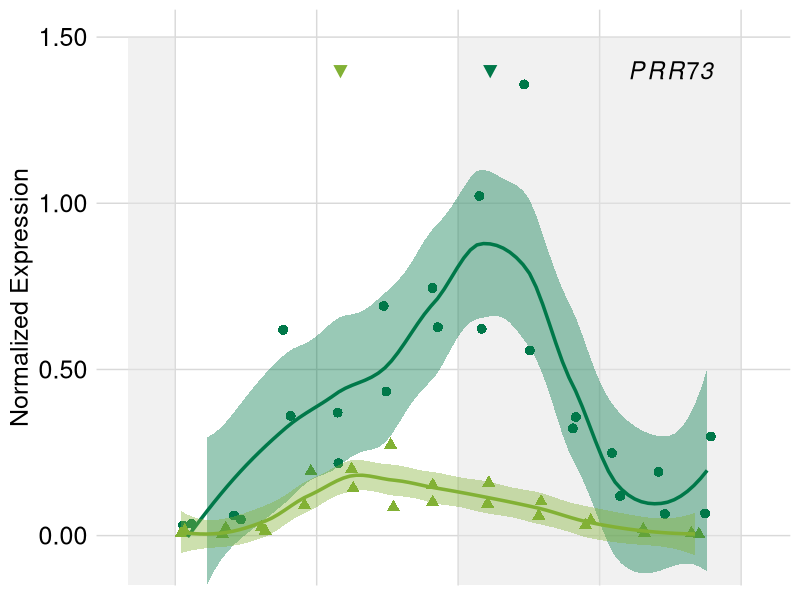
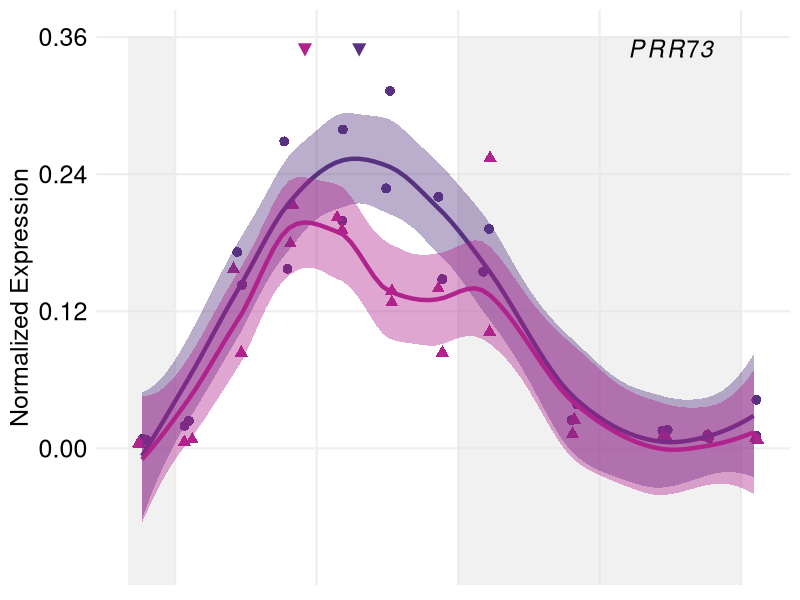
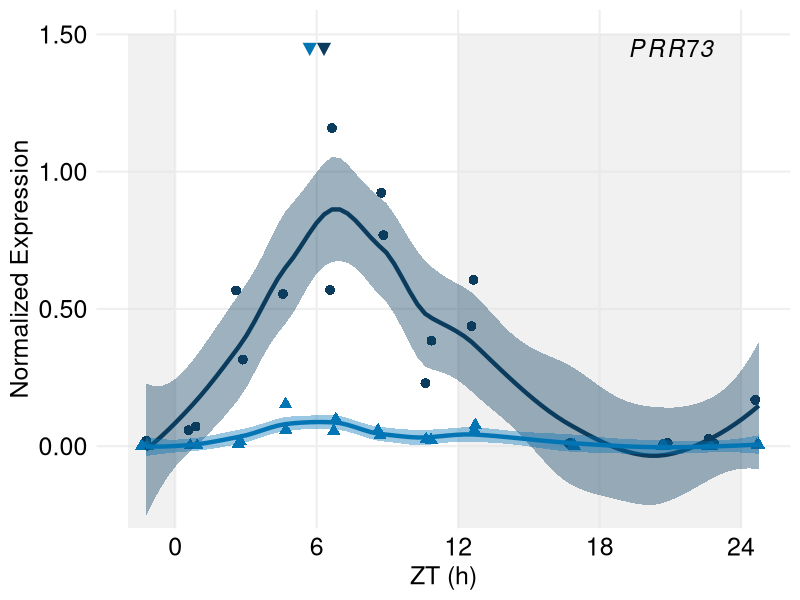
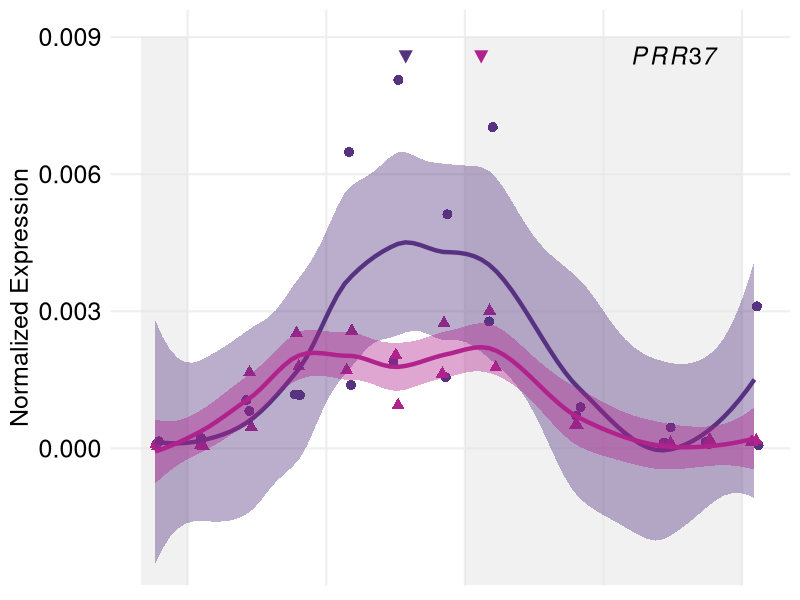
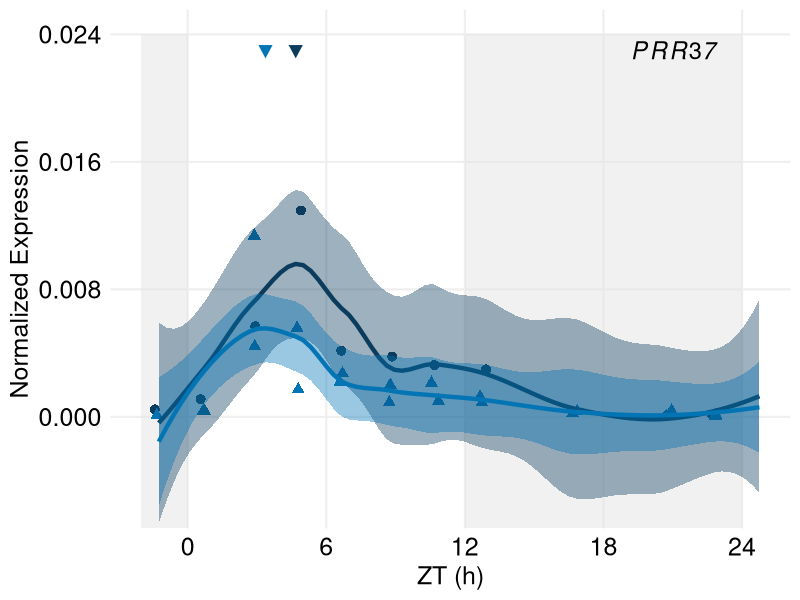
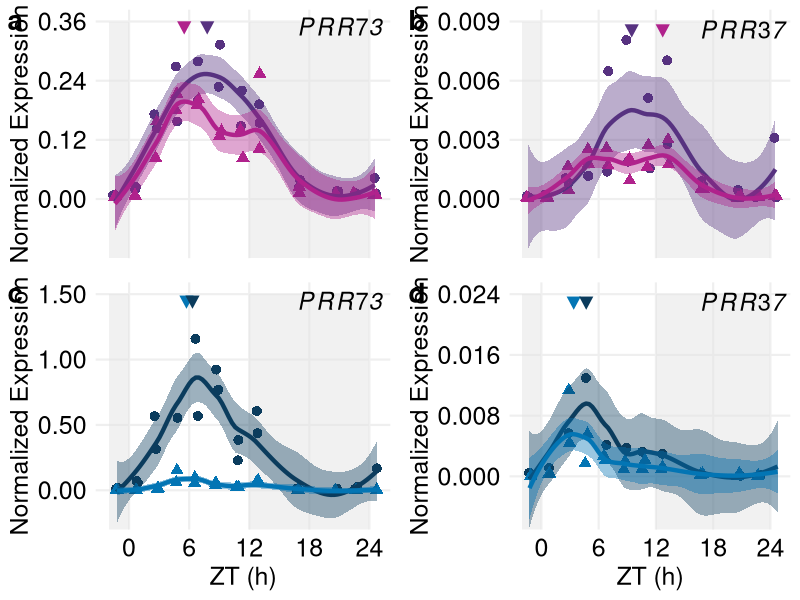

The R source for these figures, in order:
library(pcaMethods)
library(ggplot2)
library(scales)
library(reshape2)
library(cowplot)
theme_set(theme_minimal_grid())
library(png)
library(grid)
library(RColorBrewer)

#exportar 1100 x 800

C1 <- "#007849"
C2 <- "#82b135"
C1_line = "solid"
C2_line = "solid"
C5_line = "solid"
C6_line = "solid"
C5 <- "#573280"
C6 <- "#b0228c"
C3_line = "solid"
C4_line = "solid"
C3 <- "#0B3C5D"
C4 <- "#0375B4"


sugarcane4mo9mo_PRR73_timecourses <- read.csv("FigureS11_4mo9mo_PRR73.txt", sep="\t")
sugarcane4mo9mo_PRR73 <- ggplot(data=sugarcane4mo9mo_PRR73_timecourses, aes(x=CT, y=PRR73, group=Campo, linetype=Campo)) +
  annotate("rect", xmin = -2, xmax = 0, ymin = -0.15, ymax = 1.5, alpha = .5, fill = "#e3e3e3")+
  annotate("rect", xmin = 12, xmax = 24, ymin = -0.15, ymax = 1.5, alpha = .5, fill = "#e3e3e3")+
  geom_jitter(aes(col=Campo, shape = Campo),position=position_jitter(0.2), size = 3) +
  #(aes(group = Campo, colour = Campo, fill=Campo, linetype=Campo, outfit=fit2<<-..y..),method="loess",  span = 0.5, size = 1.2)+
  stat_smooth(aes(group = Campo, colour = Campo, fill=Campo, outfit=fit2<<-..y..),method="loess",  span = 0.5, size = 1.2)+
  scale_colour_manual(values=c(C1, C2))+
  scale_fill_manual(values=c(C1, C2))+
  scale_linetype_manual(values=c(C1_line, C2_line)) +
  annotate("text", x = 13.35, y = 1.4, label = "\u25bc", size = 6, colour=C1)+
  annotate("text", x = 7.00, y = 1.4, label = "\u25bc", size = 6, colour=C2)+
  annotate("text", x = 21, y = 1.4, label = "italic(PRR73)", size = 6, parse=TRUE)+
  scale_x_continuous(breaks=seq(0,24,6), name="ZT (h)", limits=c(-2, 24.75))+
  scale_y_continuous(breaks=seq(0,1.5,0.5), name="Normalized Expression", limits=c(-0.15,1.5), labels = scales::number_format(accuracy = 0.01), expand = expansion(mult = c(0, 0.05)))+
  #theme_minimal_grid() +
  theme(panel.grid.major = element_line(colour = "#efefef"), 
        text = element_text(size=18), 
        axis.ticks = element_blank(),
        axis.line = element_blank(),
        #axis.text.x = element_text(size=18),
        axis.text.x = element_blank(),
        axis.title.x = element_blank(),
        axis.text.y = element_text(size=18),
        #axis.text.y = element_blank(),
        #axis.title.y = element_blank(),
        legend.position = "none",
        legend.title = element_blank())+
  background_grid()
sugarcane4mo9mo_PRR73

#method to identify the peak and though of the smoothed fit in C1
fit2 <- data.frame(fit2)
fit3 <- fit2[1:80, ]
fit4 <- fit2[81:160, ]
fit5 <- cbind(fit3, fit4)
fit5 <- data.frame(fit5)
maxC10 <- data.frame(which(fit5 == max(fit5$fit3), arr.ind=TRUE))
maxC1 <- ((maxC10$row-1)*25.96/79)-1.44
maxC20 <- data.frame(which(fit5 == max(fit5$fit4), arr.ind=TRUE))
maxC2 <- ((maxC20$row-1)*26.18/79)-1.95
minC10 <- data.frame(which(fit5 == min(fit5$fit3), arr.ind=TRUE))
minC1 <- ((minC10$row-1)*25.96/79)-1.44
minC20 <- data.frame(which(fit5 == min(fit5$fit4), arr.ind=TRUE))
minC2 <- ((minC20$row-1)*26.18/79)-1.95
FinalMaxMin <- cbind(maxC1, minC1, maxC2, minC2)
round(FinalMaxMin)



EW_PRR73_timecourses <- read.csv("FigureS11_EW_PRR73.txt", sep="\t")
EW_PRR73 <- ggplot(data=EW_PRR73_timecourses, aes(x=CT, y=PRR73, group=Campo, linetype=Campo)) +
  annotate("rect", xmin = -2, xmax = 0, ymin = -0.12, ymax = 0.36, alpha = .5, fill = "#e3e3e3")+
  annotate("rect", xmin = 12, xmax = 24, ymin = -0.12, ymax = 0.36, alpha = .5, fill = "#e3e3e3")+
  geom_jitter(aes(col=Campo, shape = Campo),position=position_jitter(0.2), size = 3) +
  stat_smooth(aes(group = Campo, colour = Campo, fill=Campo, outfit=fit2<<-..y..),method="loess",  span = 0.5, size = 1.5)+
  scale_colour_manual(values=c(C5, C6))+
  scale_fill_manual(values=c(C5, C6))+
  scale_linetype_manual(values=c(C5_line, C6_line)) +
  annotate("text", x = 7.79, y = 0.35, label = "\u25bc", size = 6, colour=C5)+
  annotate("text", x = 5.49, y = 0.35, label = "\u25bc", size = 6, colour=C6)+
  annotate("text", x = 21, y = 0.35, label = "italic(PRR73)", size = 6, parse=TRUE)+
  scale_x_continuous(breaks=seq(0,24,6), name="ZT (h)", limits=c(-2, 24.75))+
  scale_y_continuous(breaks=seq(0,0.36,0.12), name="Normalized Expression", limits=c(-0.12,0.36), labels = scales::number_format(accuracy = 0.01), expand = expansion(mult = c(0, 0.05)))+
  theme(panel.grid.major = element_line(colour = "#efefef", size = 0.75), 
        text = element_text(size=18), 
        axis.ticks = element_blank(),
        axis.line = element_blank(),
        #axis.text.x = element_text(size=18),
        axis.text.x = element_blank(),
        axis.title.x = element_blank(),
        axis.text.y = element_text(size=18),
        #axis.text.y = element_blank(),
        #axis.title.y = element_blank(),
        legend.position = "none",
        legend.title = element_blank()
  )
EW_PRR73

#method to identify the peak and though of the smoothed fit in C3
fit2 <- data.frame(fit2)
fit3 <- fit2[1:80, ]
fit4 <- fit2[81:160, ]
fit5 <- cbind(fit3, fit4)
fit5 <- data.frame(fit5)
maxFS0 <- data.frame(which(fit5 == max(fit5$fit3), arr.ind=TRUE))
maxFS <- ((maxFS0$row-1)*25.95/79)-1.41
maxAS0 <- data.frame(which(fit5 == max(fit5$fit4), arr.ind=TRUE))
maxAS <- ((maxAS0$row-1)*25.95/79)-1.41
minFS0 <- data.frame(which(fit5 == min(fit5$fit3), arr.ind=TRUE))
minFS <- ((minFS0$row-1)*25.95/79)-1.41
minAS0 <- data.frame(which(fit5 == min(fit5$fit4), arr.ind=TRUE))
minAS <- ((minAS0$row-1)*25.95/79)-1.41
FinalMaxMin <- cbind(maxFS, minFS, maxAS, minAS)
round(FinalMaxMin)



muro_PRR73_timecourses <- read.csv("FigureS11_muro_PRR73.txt", sep="\t")
muro_PRR73_timecourses$Campo = factor(muro_PRR73_timecourses$Campo, levels=c("before the wall", "after the wall"))
muro_PRR73 <- ggplot(data=muro_PRR73_timecourses, aes(x=CT, y=PRR73, group=Campo, linetype=Campo)) +
  annotate("rect", xmin = -2, xmax = 0, ymin = -0.3, ymax = 1.5, alpha = .5, fill = "#e3e3e3")+
  annotate("rect", xmin = 12, xmax = 24, ymin = -0.3, ymax = 1.5, alpha = .5, , fill = "#e3e3e3")+
  geom_jitter(aes(col=Campo, shape = Campo),position=position_jitter(0.2), size = 3) +
  stat_smooth(aes(group = Campo, colour = Campo, fill=Campo, outfit=fit2<<-..y..),method="loess",  span = 0.5, size = 1.5)+
  scale_colour_manual(values=c(C3, C4))+
  scale_fill_manual(values=c(C3, C4))+
  scale_linetype_manual(values=c(C3_line, C4_line)) +
  annotate("text", x = 5.7, y = 1.45, label = "\u25bc", size = 6, colour=C4)+
  annotate("text", x = 6.3, y = 1.45, label = "\u25bc", size = 6, colour=C3)+
  annotate("text", x = 21, y = 1.45, label = "italic(PRR73)", size = 6, parse=TRUE)+
  scale_x_continuous(breaks=seq(0,24,6), name="ZT (h)", limits=c(-2, 24.75))+
  scale_y_continuous(breaks=seq(0,1.5,0.5), name="Normalized Expression", limits=c(-0.3,1.5), labels = scales::number_format(accuracy = 0.01), expand = expansion(mult = c(0, 0.05)))+
  theme(panel.grid.major = element_line(colour = "#efefef", size = 0.75), 
        text = element_text(size=18), 
        axis.ticks = element_blank(),
        axis.line = element_blank(),
        axis.text.x = element_text(size=18),
        #axis.text.x = element_blank(),
        #axis.title.x = element_blank(),
        axis.text.y = element_text(size=18),
        #axis.text.y = element_blank(),
        #axis.title.y = element_blank(),
        legend.position = "none",
        legend.title = element_blank()
  )
muro_PRR73

#method to identify the peak and though of the smoothed fit in C3
fit2 <- data.frame(fit2)
fit3 <- fit2[1:40, ]
fit4 <- fit2[81:120, ]
fit5 <- cbind(fit3, fit4)
fit5 <- data.frame(fit5)
maxFS0 <- data.frame(which(fit5 == max(fit5$fit3), arr.ind=TRUE))
maxFS <- ((maxFS0$row-1)*26/79)-1.25
maxAS0 <- data.frame(which(fit5 == max(fit5$fit4), arr.ind=TRUE))
maxAS <- ((maxAS0$row-1)*26/79)-1.25
minFS0 <- data.frame(which(fit5 == min(fit5$fit3), arr.ind=TRUE))
minFS <- ((minFS0$row-1)*26/79)-1.25
minAS0 <- data.frame(which(fit5 == min(fit5$fit4), arr.ind=TRUE))
minAS <- ((minAS0$row-1)*26/79)-1.25
FinalMaxMin <- cbind(maxFS, minFS, maxAS, minAS)
round(FinalMaxMin)


EW_PRR37_timecourses <- read.csv("FigureS11_EW_PRR37.txt", sep="\t")
EW_PRR37 <- ggplot(data=EW_PRR37_timecourses, aes(x=CT, y=PRR37, group=Campo, linetype=Campo)) +
  annotate("rect", xmin = -2, xmax = 0, ymin = -0.003, ymax = 0.009, alpha = .5, fill = "#e3e3e3")+
  annotate("rect", xmin = 12, xmax = 24, ymin = -0.003, ymax = 0.009, alpha = .5, fill = "#e3e3e3")+
  geom_jitter(aes(col=Campo, shape = Campo),position=position_jitter(0.2), size = 3) +
  stat_smooth(aes(group = Campo, colour = Campo, fill=Campo, outfit=fit2<<-..y..),method="loess",  span = 0.5, size = 1.5)+
  scale_colour_manual(values=c(C5, C6))+
  scale_fill_manual(values=c(C5, C6))+
  scale_linetype_manual(values=c(C5_line, C6_line)) +
  annotate("text", x = 9.43, y = 0.0086, label = "\u25bc", size = 6, colour=C5)+
  annotate("text", x = 12.7, y = 0.0086, label = "\u25bc", size = 6, colour=C6)+
  annotate("text", x = 21, y = 0.0086, label = "italic(PRR37)", size = 6, parse=TRUE)+
  scale_x_continuous(breaks=seq(0,24,6), name="ZT (h)", limits=c(-2, 24.75))+
  scale_y_continuous(breaks=seq(0,0.009,0.003), name="Normalized Expression", limits=c(-0.003,0.009), labels = scales::number_format(accuracy = 0.001), expand = expansion(mult = c(0, 0.05)))+
  theme(panel.grid.major = element_line(colour = "#efefef", size = 0.75), 
        text = element_text(size=18), 
        axis.ticks = element_blank(),
        axis.line = element_blank(),
        #axis.text.x = element_text(size=18),
        axis.text.x = element_blank(),
        axis.title.x = element_blank(),
        axis.text.y = element_text(size=18),
        #axis.text.y = element_blank(),
        #axis.title.y = element_blank(),
        legend.position = "none",
        legend.title = element_blank()
  )
EW_PRR37

#method to identify the peak and though of the smoothed fit in C3
fit2 <- data.frame(fit2)
fit3 <- fit2[1:80, ]
fit4 <- fit2[81:160, ]
fit5 <- cbind(fit3, fit4)
fit5 <- data.frame(fit5)
maxFS0 <- data.frame(which(fit5 == max(fit5$fit3), arr.ind=TRUE))
maxFS <- ((maxFS0$row-1)*25.95/79)-1.41
maxAS0 <- data.frame(which(fit5 == max(fit5$fit4), arr.ind=TRUE))
maxAS <- ((maxAS0$row-1)*25.95/79)-1.41
minFS0 <- data.frame(which(fit5 == min(fit5$fit3), arr.ind=TRUE))
minFS <- ((minFS0$row-1)*25.95/79)-1.41
minAS0 <- data.frame(which(fit5 == min(fit5$fit4), arr.ind=TRUE))
minAS <- ((minAS0$row-1)*25.95/79)-1.41
FinalMaxMin <- cbind(maxFS, minFS, maxAS, minAS)
round(FinalMaxMin)


muro_PRR37_timecourses <- read.csv("FigureS11_muro_PRR37.txt", sep="\t")
muro_PRR37_timecourses$Campo = factor(muro_PRR37_timecourses$Campo, levels=c("before the wall", "after the wall"))
muro_PRR37 <- ggplot(data=muro_PRR37_timecourses, aes(x=CT, y=PRR37, group=Campo, linetype=Campo)) +
  annotate("rect", xmin = -2, xmax = 0, ymin = -0.007, ymax = 0.024, alpha = .5, fill = "#e3e3e3")+
  annotate("rect", xmin = 12, xmax = 24, ymin = -0.007, ymax = 0.024, alpha = .5, , fill = "#e3e3e3")+
  geom_jitter(aes(col=Campo, shape = Campo),position=position_jitter(0.2), size = 3) +
  stat_smooth(aes(group = Campo, colour = Campo, fill=Campo, outfit=fit2<<-..y..),method="loess",  span = 0.5, size = 1.5)+
  scale_colour_manual(values=c(C3, C4))+
  scale_fill_manual(values=c(C3, C4))+
  scale_linetype_manual(values=c(C3_line, C4_line)) +
  annotate("text", x = 3.36, y = 0.023, label = "\u25bc", size = 6, colour=C4)+
  annotate("text", x = 4.67, y = 0.023, label = "\u25bc", size = 6, colour=C3)+
  annotate("text", x = 21, y = 0.023, label = "italic(PRR37)", size = 6, parse=TRUE)+
  scale_x_continuous(breaks=seq(0,24,6), name="ZT (h)", limits=c(-2, 24.75))+
  scale_y_continuous(breaks=seq(0,0.024,0.008), name="Normalized Expression", limits=c(-0.007,0.024), labels = scales::number_format(accuracy = 0.001), expand = expansion(mult = c(0, 0.05)))+
  theme(panel.grid.major = element_line(colour = "#efefef", size = 0.75), 
        text = element_text(size=18), 
        axis.ticks = element_blank(),
        axis.line = element_blank(),
        axis.text.x = element_text(size=18),
        #axis.text.x = element_blank(),
        #axis.title.x = element_blank(),
        axis.text.y = element_text(size=18),
        #axis.text.y = element_blank(),
        #axis.title.y = element_blank(),
        legend.position = "none",
        legend.title = element_blank()
  )
muro_PRR37

#method to identify the peak and though of the smoothed fit in C3
fit2 <- data.frame(fit2)
fit3 <- fit2[1:40, ]
fit4 <- fit2[81:120, ]
fit5 <- cbind(fit3, fit4)
fit5 <- data.frame(fit5)
maxFS0 <- data.frame(which(fit5 == max(fit5$fit3), arr.ind=TRUE))
maxFS <- ((maxFS0$row-1)*26/79)-1.25
maxAS0 <- data.frame(which(fit5 == max(fit5$fit4), arr.ind=TRUE))
maxAS <- ((maxAS0$row-1)*26/79)-1.25
minFS0 <- data.frame(which(fit5 == min(fit5$fit3), arr.ind=TRUE))
minFS <- ((minFS0$row-1)*26/79)-1.25
minAS0 <- data.frame(which(fit5 == min(fit5$fit4), arr.ind=TRUE))
minAS <- ((minAS0$row-1)*26/79)-1.25
FinalMaxMin <- cbind(maxFS, minFS, maxAS, minAS)
round(FinalMaxMin)


plot_grid(EW_PRR73, EW_PRR37, muro_PRR73, muro_PRR37, labels = c("a", "b","c", "d"), ncol = 2, align = "none", rel_widths = c(1, 1),rel_heights = c(1,1.2),label_size = 20)
